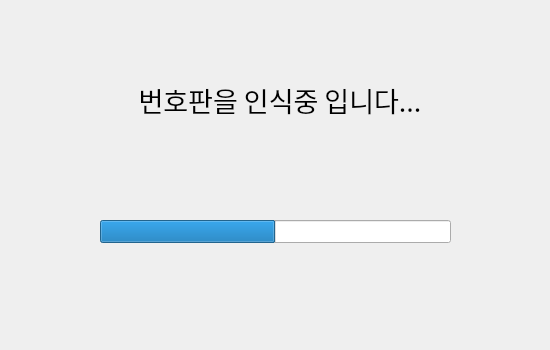
<?xml version="1.0" encoding="UTF-8"?>
<ui version="4.0">
 <class>Dialog</class>
 <widget class="QDialog" name="Dialog">
  <property name="geometry">
   <rect>
    <x>0</x>
    <y>0</y>
    <width>550</width>
    <height>350</height>
   </rect>
  </property>
  <property name="windowTitle">
   <string>급유 시스템 - 기존</string>
  </property>
  <widget class="QProgressBar" name="progressBar">
   <property name="geometry">
    <rect>
     <x>100</x>
     <y>220</y>
     <width>351</width>
     <height>23</height>
    </rect>
   </property>
   <property name="autoFillBackground">
    <bool>false</bool>
   </property>
   <property name="value">
    <number>50</number>
   </property>
   <property name="textVisible">
    <bool>false</bool>
   </property>
   <property name="invertedAppearance">
    <bool>false</bool>
   </property>
  </widget>
  <widget class="QLabel" name="label">
   <property name="geometry">
    <rect>
     <x>80</x>
     <y>50</y>
     <width>400</width>
     <height>100</height>
    </rect>
   </property>
   <property name="font">
    <font>
     <family>메이플스토리</family>
     <pointsize>20</pointsize>
    </font>
   </property>
   <property name="text">
    <string>번호판을 인식중 입니다...</string>
   </property>
   <property name="alignment">
    <set>Qt::AlignCenter</set>
   </property>
  </widget>
 </widget>
 <resources/>
 <connections/>
</ui>
